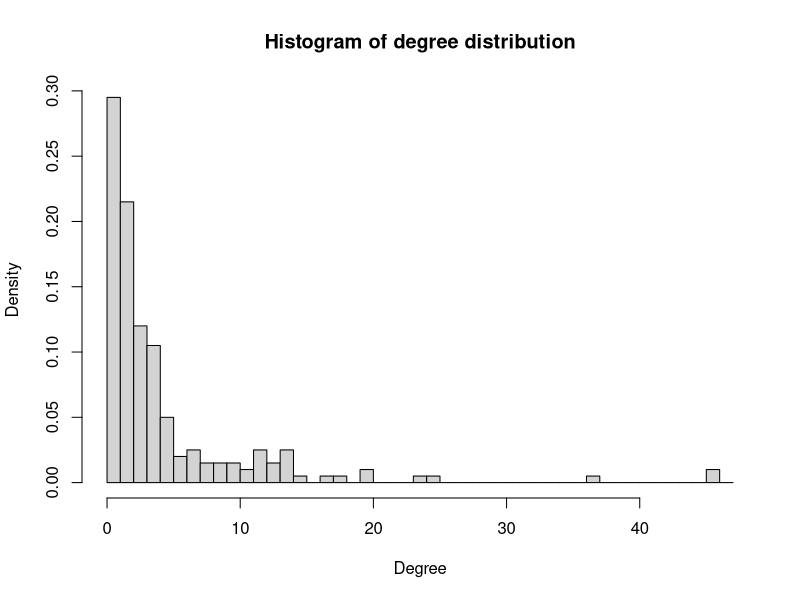
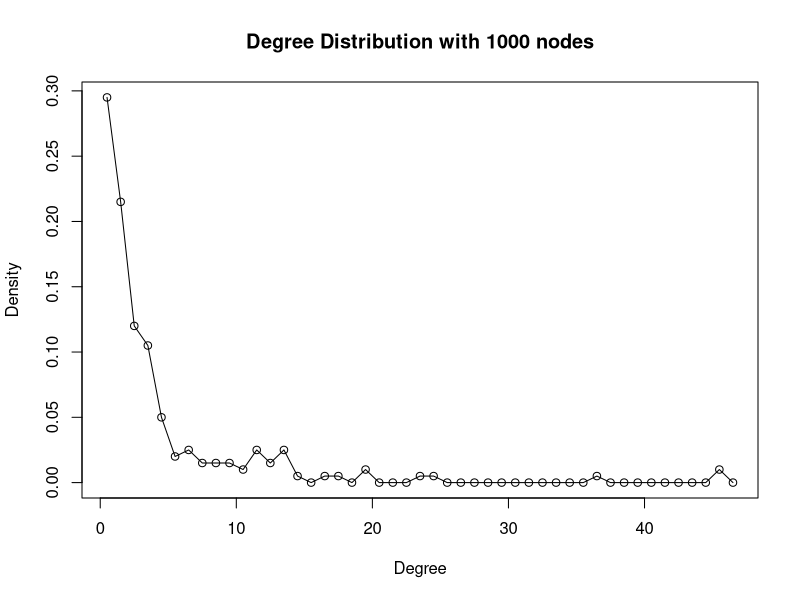

The R script that drew these images, in order:
library(igraph)

num = 1000
iteration = 200
deg = numeric()

for (it in 1:iteration) {
	g = barabasi.game(num, directed = FALSE)
	i = sample(1:num, 1)
	x = neighborhood(g, 1, i)
	y = c(x[[1]][-1])
	j = sample(y, 1)
	deg = c(deg, degree(g, j))
}

h = hist(deg, breaks = seq(from = 0, to = max(deg) + 1, by = 1), freq = FALSE, main = "Histogram of degree distribution", xlab = "Degree")

p = data.frame(x = h$mids, y = h$density)
plot(p, type = "o", main = "Degree Distribution with 1000 nodes", xlab = "Degree", ylab = "Density")

mean(deg)
